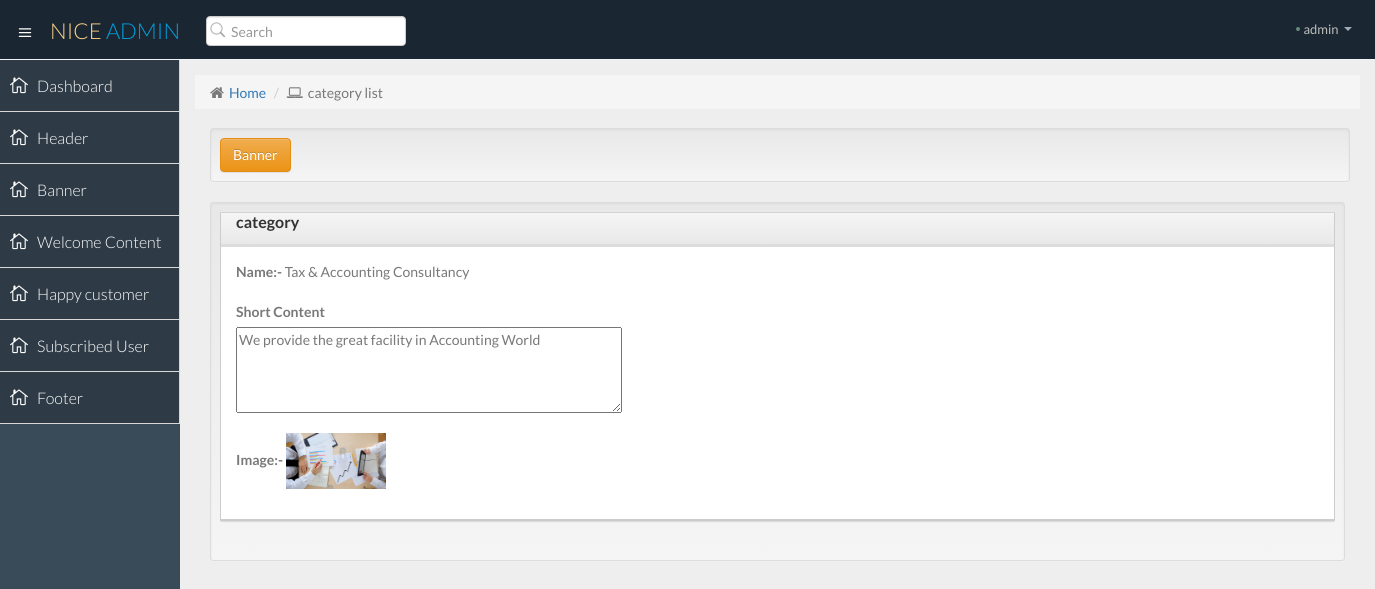
Page /admin/b_view.php?id=4 on the committed database.
### tables this page shows
CREATE TABLE `banner` (
  `b_id` int(255) NOT NULL,
  `name` text NOT NULL,
  `content` text NOT NULL,
  `image` varchar(255) NOT NULL
);

### admin/b_view.php (the view, shortened to what this page needs)
<?php include("include/header.php");?>
<?php include("include/sidemenu.php");?>
<section id="main-content">
          <section class="wrapper">
			  <div class="row">
				<div class="col-lg-12">
					<ol class="breadcrumb">
						<li><i class="fa fa-home"></i><a href="dashboard.php">Home</a></li>
						<li><i class="fa fa-laptop"></i>category list</li>
					</ol>
				</div>
			</div>
			<div class="container">
    <div class="well well-sm">
        <a href="bannerlist.php" class="btn btn-warning">Banner</a>
    </div>
</div>
<div class="col-md-12">
<div class="well well-sm">
    <div class="panel panel-default">
  <div class="panel-heading"><h3 class="panel-title"><strong>category </strong></h3></div>
  <div class="panel-body">
   <?php
$id=$_GET['id'];
$query="select * from banner where b_id='$id'";
 $run=mysql_query($query)or die(mysql_error());
 $row=mysql_fetch_array($run);
 ?>
  <div class="form-group">
    <label for="username"><b>Name:-</b> </label>
    <?php echo $row['name'];?>
  </div>
  <label for="username"><b>Short Content</b> </label>
  <div class="form-group">
    <textarea rows="4" cols="50" name="content" id="name"><?php echo $row['content'];?></textarea>
  </div>
  <div class="form-group">
    <label for="uploadimage"><b>Image:-</b> </label>
  <image src="images/<?php echo $row['image'];?>"width="100">
  </div>
</div>
</div>
</div>
          </section>
      </section>

### admin/css/style.css (style rules this page uses)
body { color: #797979; background: #eeeeee; font-family: 'Lato', sans-serif; padding: 0px !important; margin: 0px !important; font-size:14px !important; }
h1,h2,h3,h4,h5 { font-weight: 300; }
label { font-weight: 300; }
a, a:hover, a:focus { text-decoration: none; outline: none; outline: 0; }
#main-content { margin-left: 180px; }
.wrapper { display: inline-block; margin-top: 60px; padding: 15px; width: 100%; }
.breadcrumb { -webkit-border-radius: 0px; -moz-border-radius: 0px; border-radius: 0px; height: 34px; position: relative; margin: 0 0 19px 0; overflow: hidden; }
.breadcrumb li { position: relative; margin-right: 0; }
.breadcrumb li i { Font-size: 15px; margin-right: 5px; }
.panel { border:none; -webkit-border-radius: 0px; -moz-border-radius: 0px; border-radius: 0px; -webkit-box-shadow: none; -moz-box-shadow: none; box-shadow: none; margin-bottom: 30px; }
.panel .panel-heading { line-height: 34px; padding: 0 15px; min-height: 34px; border-left: 1px solid #ccc; border-right: 1px solid #ccc; -webkit-border-radius: 0px; -moz-border-radius: 0px; border-radius: 0px; position: relative; box-shadow: inset 0 -2px 0 rgba(0,0,0,.05); -moz-box-shadow: inset 0 -2px 0 rgba(0,0,0,.05); -webkit-box-shadow: inset 0 -2px 0 rgba(0,0,0,.05); }
.panel .panel-body { border-width: 1px 1px 2px; border-style: solid; border-top: none; border-right-color: #ccc!important; border-bottom-color: #ccc!important; border-left-color: #ccc!important; }
.panel.panel-default { border-radius: 0px; border-top: 1px solid #d4d4d4; -webkit-box-shadow: 0 2px 1px -1px rgba(0, 0, 0, 0.1); -moz-box-shadow: 0 2px 1px -1px rgba(0, 0, 0, 0.1); box-shadow: 0 2px 1px -1px rgba(0, 0, 0, 0.1); }
.panel-heading { background: #F7F7F7; color: #688a7e; }
.panel-heading h3 { margin: 0px !important; }

### rows in the picture
banner: name "Tax & Accounting Consultancy", content "We provide the great facility in Accounting World", image (picture)
